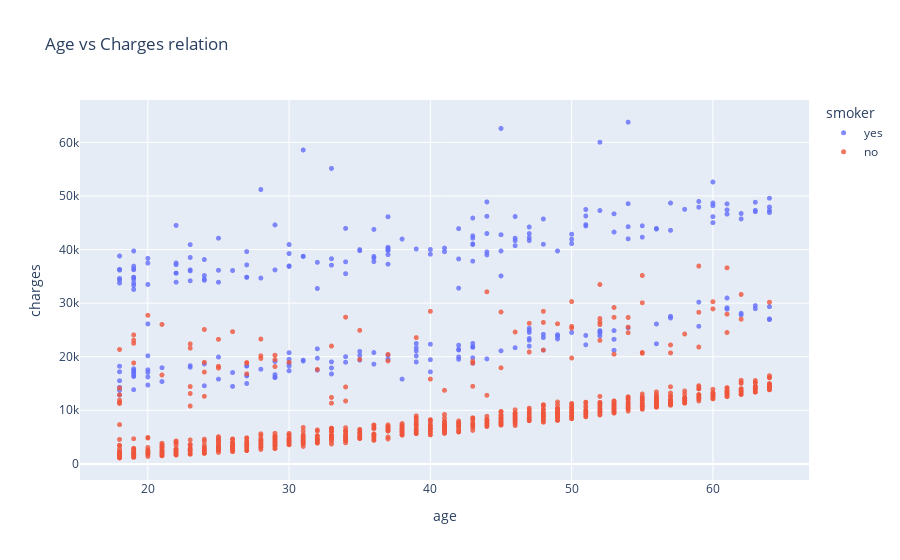

The notebook cell saved with this chart:
### Code cell
# age and charges relation using scatterplot through charges

age_charge_rel = px.scatter(medical_ins_df,x='age',y='charges',color='smoker',opacity=0.8,hover_data=['sex'],title='Age vs Charges relation')
age_charge_rel.update_traces(marker_size=5)
age_charge_rel.show()

### Figure 1 — Plotly figure (JSON) as saved in the notebook; plotly's stock layout.template omitted (floating-point values rounded to 4 significant figures; data arrays with more than 128 entries replaced by an {"elided": "..."} marker saying what was removed)
{"data": [{"customdata": {"elided": "274x1 str values"}, "hovertemplate": "smoker=yes<br>age=%{x}<br>charges=%{y}<br>sex=%{customdata[0]}<extra></extra>", "legendgroup": "yes", "marker": {"color": "#636efa", "opacity": 0.8, "size": 5, "symbol": "circle"}, "mode": "markers", "name": "yes", "showlegend": true, "type": "scattergl", "x": {"elided": "274 int values"}, "xaxis": "x", "y": {"elided": "274 float values"}, "yaxis": "y"}, {"customdata": {"elided": "1064x1 str values"}, "hovertemplate": "smoker=no<br>age=%{x}<br>charges=%{y}<br>sex=%{customdata[0]}<extra></extra>", "legendgroup": "no", "marker": {"color": "#EF553B", "opacity": 0.8, "size": 5, "symbol": "circle"}, "mode": "markers", "name": "no", "showlegend": true, "type": "scattergl", "x": {"elided": "1064 int values"}, "xaxis": "x", "y": {"elided": "1064 float values"}, "yaxis": "y"}], "layout": {"legend": {"title": {"text": "smoker"}, "tracegroupgap": 0}, "title": {"text": "Age vs Charges relation"}, "xaxis": {"anchor": "y", "domain": [0, 1], "title": {"text": "age"}}, "yaxis": {"anchor": "x", "domain": [0, 1], "title": {"text": "charges"}}}}
